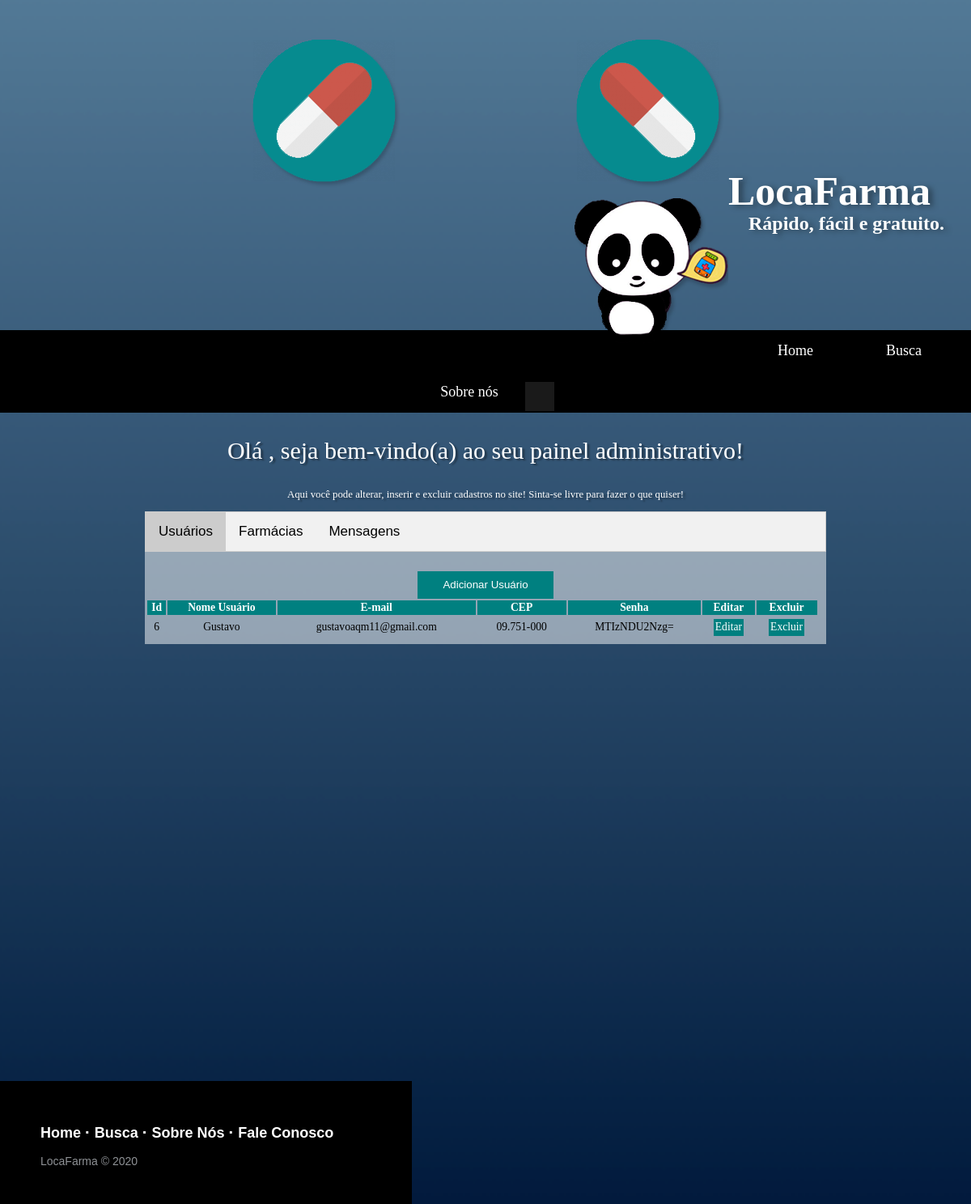
The page /painelAdm.php (signed in) on the database its author committed.
### tables this page shows
CREATE TABLE IF NOT EXISTS `tb_usuario` (
  `ID_USU` int(11) NOT NULL AUTO_INCREMENT,
  `NOME_USU` varchar(60) NOT NULL,
  `EMAIL_USU` varchar(50) NOT NULL,
  `CEP_USU` char(8) NOT NULL,
  `SENHA_USU` varchar(30) NOT NULL,
  PRIMARY KEY (`ID_USU`)
);

### CRUDS/gerenciaUsuAdm.php (shortened to what this page needs)
   <link rel="stylesheet" type="text/css" href="https://cdn.datatables.net/1.10.19/css/jquery.dataTables.min.css">
   <link rel="stylesheet" type="text/css" href="./css/modal.css">
   <link rel="stylesheet" type="text/css" href="./css/crud.css">
<div class="container" style="width: auto;">
       <center><br><button class="butao" onclick="modalAdicionarUsu()">Adicionar Usuário</button></center>
	<div class="row">
           <table id="gerencia_usu" class="display" style="width: 99%; font-size: 85%;">
               <thead>
                   <tr>
                       <th>Id</th>
                       <th>Nome Usuário</th>
                       <th>E-mail</th>
                       <th>CEP</th>
                       <th>Senha</th>
                       <th>Editar</th>
                       <th>Excluir</th>
                   </tr>
               </thead>
               <tbody>
               	<?php
               	      include("conexao.php");
                         $Comando=$conexao->prepare("SELECT * FROM tb_usuario");
                         if ($Comando->execute())
                         {
                             while ($Linha = $Comando->fetch(PDO::FETCH_OBJ))
                             {
                               $idUsu = $Linha->ID_USU;
                               $nomeUsu = $Linha->NOME_USU;
                               $emailUsu = $Linha->EMAIL_USU;
                               $cepUsu = $Linha->CEP_USU;
                               $senhaUsu = $Linha->SENHA_USU;
                               $cep = substr_replace($cepUsu, '.', 2, 0);
                               $cep = substr_replace($cep, '-', 6, 0);
                               ?>
                               <tr>
                                   <td><?php echo $idUsu; ?></td>
                                   <td><?php echo $nomeUsu; ?></td>
                                   <td><?php echo $emailUsu; ?></td>
                                   <td><?php echo $cep; ?></td>
                                   <td><?php echo $senhaUsu; ?></td>
                                   <td><a href="<?php echo "painelAdm.php?acao=editarUsu&id=$idUsu";?>" class="butaomodal">Editar</a></td>
                                   <td><a href="<?php echo "painelAdm.php?acao=excluirUsu&id=$idUsu";?>"class="butaomodal" onclick="return confirm('Você realmente deseja excluir este usuário?')">Excluir</a></td>
                               </tr>
                               <?php
                             }
                         }
                         else
                         {
                            throw new Exception("Erro ao processar a solicitação", 1);
                         }
               	?>
               </tbody>
           </table>
	</div>
</div>

### css/css.css (style rules this page uses)
body { background-color: #97cce6; background: transparent url('../imagens/fundo5.png') center center no-repeat fixed; background-size: cover; margin: 0; padding: 0; width: 100%; }
a { text-decoration: none; }

### css/login.css (style rules this page uses)
a { text-decoration: none; }
.butaomodal { box-sizing: border-box; -webkit-box-sizing: border-box; -moz-box-sizing: border-box; width: 49%; padding: 3%; background: #008080; border-bottom: 2px solid #008080; border-top-style: none; border-right-style: none; border-left-style: none; color: white; cursor: pointer; }

### css/painel.css (style rules this page uses)
table { text-align: center; }
td { border: 1px ; padding: 5px 4px; }
table thead { background: #008080; font-weight: bold; color: white; font-family: Microsoft PhagsPa; border-bottom: 3px solid #008080; }

### css/modal.css (style rules this page uses)
.butao { box-sizing: border-box; -webkit-box-sizing: border-box; -moz-box-sizing: border-box; width: 20%; padding: 1%; background: #008080; border-bottom: 2px solid #008080; border-top-style: none; border-right-style: none; border-left-style: none; color: white; cursor: pointer; }

### rows shown on the page
tb_usuario: ID_USU "6", NOME_USU "Gustavo", EMAIL_USU "gustavoaqm11@gmail.com", CEP_USU "09.751-000", SENHA_USU "MTIzNDU2Nzg="
